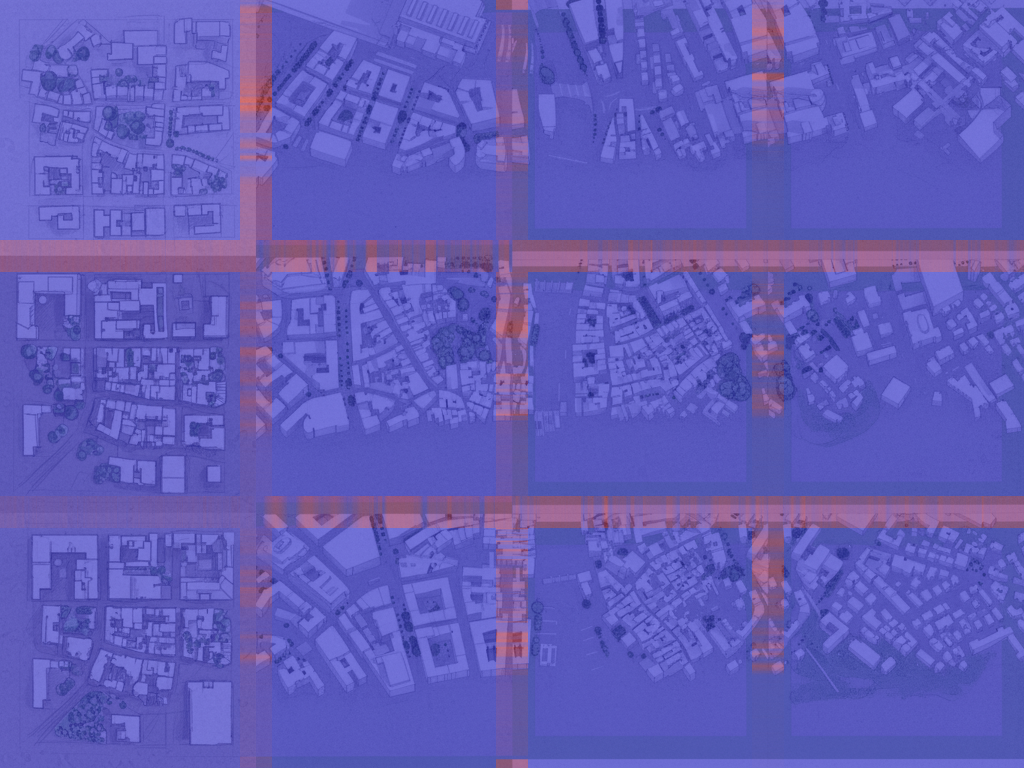
#> input picture scripts/tile_pipeline/experiments/pencil-artistic/approach_04_pre_stitch_3x3/seam_heatmap.png, 2048 x 1536 px (shown at 1/2 size); its folder holds only this picture in this run
$ python -i utils.py   (imports and definitions only)
#> lines starting #> are read from the running program, lines starting #| are printed output that depends on the picture
#> further down, picture is the input picture: PIL image 2048x1536 RGB; mean R, G, B 97.2, 92, 184.8
#!/usr/bin/env python3
"""
Core utilities for tile stitching experiments.

Provides image manipulation, API calls, and grid management shared by all approaches.
"""

import base64
import io
import os
import time
from dataclasses import dataclass, field
from pathlib import Path
from typing import Optional

import requests
from PIL import Image

# Gemini API configuration
API_BASE = "https://generativelanguage.googleapis.com/v1beta"
MODEL = "models/gemini-2.5-flash-image"

# Tile dimensions
TILE_SIZE = 512
HORIZONTAL_SIZE = (1024, 512)   # 2 tiles side-by-side
VERTICAL_SIZE = (512, 1024)     # 2 tiles stacked
GRID_2X2_SIZE = (1024, 1024)    # 2×2 tiles
GRID_3X3_SIZE = (1536, 1536)    # 3×3 tiles
GRID_4X3_SIZE = (2048, 1536)    # 4×3 tiles (full grid)
ROW_4_SIZE = (2048, 512)        # 4 tiles in a row


# =============================================================================
# DATA CLASSES
# =============================================================================

@dataclass
class TileGrid:
    """Represents a 2D grid of tiles with labels A-L."""
    tiles: dict[str, Image.Image] = field(default_factory=dict)
    rows: int = 3
    cols: int = 4

    # Grid layout (4×3):
    #   A B C D
    #   E F G H
    #   I J K L
    LAYOUT = [
        ['A', 'B', 'C', 'D'],
        ['E', 'F', 'G', 'H'],
        ['I', 'J', 'K', 'L'],
    ]

    def get(self, label: str) -> Optional[Image.Image]:
        """Get tile by label (A-L)."""
        return self.tiles.get(label)

    def set(self, label: str, img: Image.Image):
        """Set tile by label."""
        self.tiles[label] = img

    # [43 lines left out: functions get_row, get_col, get_2x2, get_neighbors, labels, not called in this run]

    def __len__(self) -> int:
        return len(self.tiles)


@dataclass
class ExperimentResult:
    """Result from running a single experiment approach."""
    approach_id: int
    approach_name: str
    tiles: TileGrid
    elapsed_seconds: float
    api_calls: int
    seam_score: float = 0.0
    notes: str = ""


# =============================================================================
# IMAGE MANIPULATION
# =============================================================================

# [19 lines left out: functions load_image, save_image, image_to_bytes, not called in this run]


def image_to_base64(img: Image.Image) -> str:
    """Convert PIL Image to base64 string."""
    return base64.b64encode(image_to_bytes(img)).decode("utf-8")


def bytes_to_image(data: bytes) -> Image.Image:
    """Convert bytes to PIL Image."""
    return Image.open(io.BytesIO(data))


# =============================================================================
# STITCHING FUNCTIONS
# =============================================================================

# [85 lines left out: functions stitch_horizontal, stitch_vertical, stitch_2x2, stitch_3x3, stitch_row, stitch_full_grid and 2 more, not called in this run]


def cut_2x2(img: Image.Image) -> tuple[Image.Image, Image.Image, Image.Image, Image.Image]:
    """Split 1024×1024 → 4 tiles (top_left, top_right, bottom_left, bottom_right)."""
    if img.size != GRID_2X2_SIZE:
        img = img.resize(GRID_2X2_SIZE, Image.LANCZOS)
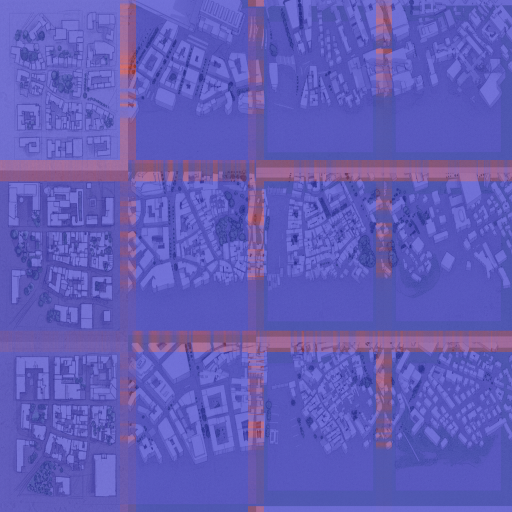
#> img: PIL image 1024x1024 RGB (shown at 1/2 size); mean R, G, B 97.2, 92, 184.8
    top_left = img.crop((0, 0, TILE_SIZE, TILE_SIZE))
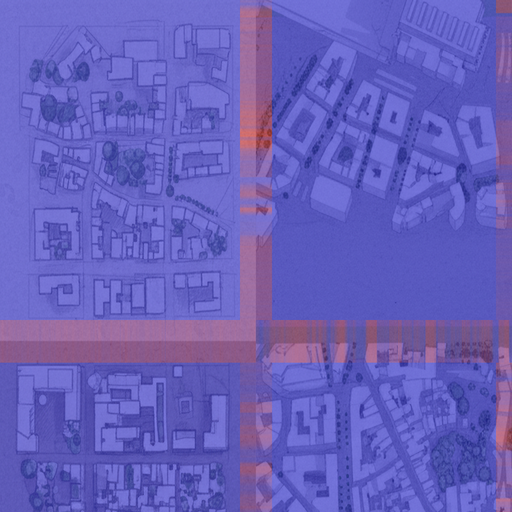
#> top_left: PIL image 512x512 RGB; mean R, G, B 102.9, 95.6, 187.3
    top_right = img.crop((TILE_SIZE, 0, TILE_SIZE * 2, TILE_SIZE))
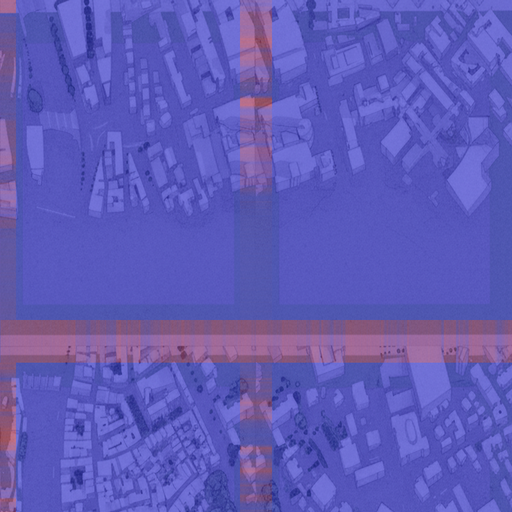
#> top_right: PIL image 512x512 RGB; mean R, G, B 95.5, 90.8, 183.7
    bottom_left = img.crop((0, TILE_SIZE, TILE_SIZE, TILE_SIZE * 2))
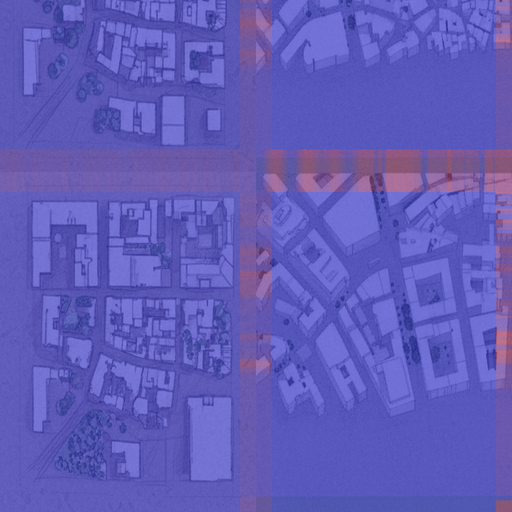
#> bottom_left: PIL image 512x512 RGB; mean R, G, B 96.7, 91.5, 185.4
    bottom_right = img.crop((TILE_SIZE, TILE_SIZE, TILE_SIZE * 2, TILE_SIZE * 2))
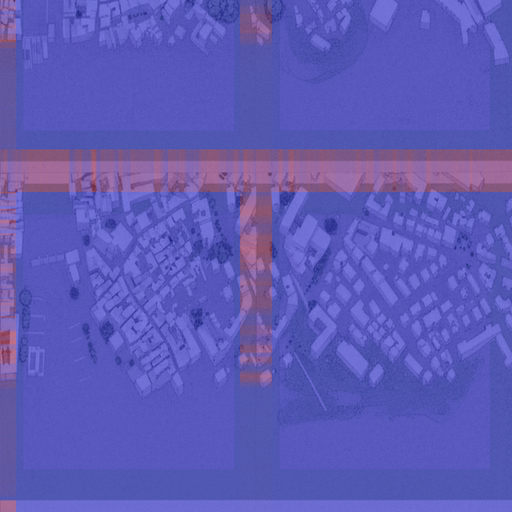
#> bottom_right: PIL image 512x512 RGB; mean R, G, B 93.9, 90.2, 182.6
    return top_left, top_right, bottom_left, bottom_right


# [244 lines left out: functions cut_3x3, cut_row, cut_full_grid, call_gemini, load_tile_grid, save_tile_grid and 1 more, not called in this run]

>>> from PIL import Image
>>> picture = Image.open('pencil-artistic/approach_04_pre_stitch_3x3/seam_heatmap.png')
>>> result = cut_2x2(picture)
